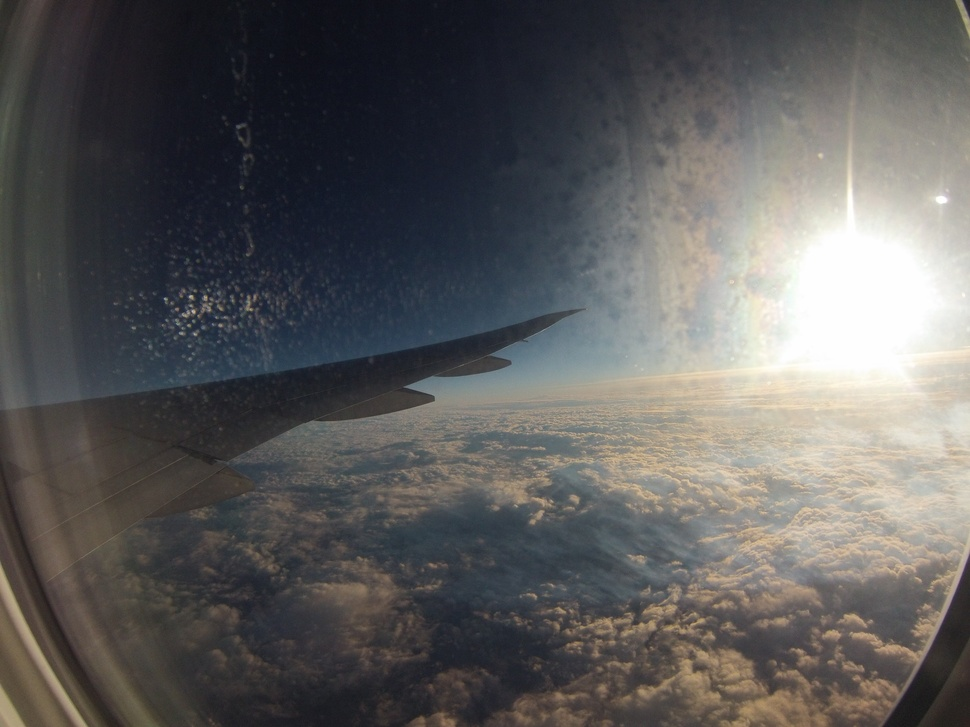
#> input picture source/G0040025.JPG, 970 x 727 px, shrunk from 2592 x 1944 before the run; its folder holds 4 pictures in this run
$ python cinemagraph.py   (Python 2 division)
#> lines starting #> are read from the running program, lines starting #| are printed output that depends on the picture
from PIL import Image
import glob, os
from pprint import pprint
from itertools import islice


sourcedir = r"C:\B_Py\Cinemagraph\source"
outdir = sourcedir + r"\output"
if not os.path.exists(outdir):
    os.mkdir( outdir )

name_image_dict = {}

is_gif = False
# if gif, extract images
gif_path = glob.glob(sourcedir+r"\*.gif")
if len(gif_path)>0:
    print "Found a gif - extracting frames, then continuing as normal..."
    is_gif = True
    #load and chop the gif
    infile = gif_path[0] #only take the first gif, if there are many
    print infile
    try:
        im = Image.open(infile)
    except IOError:
            print ( "Cannot load gif '"+str( infile ) )+"'"
    i = 0   #counter for gif frames
    my_palette = im.getpalette()
    new_path = "\\".join(infile.split("\\")[:-1])+"\\"
    name = ((new_path + infile.split("\\")[-1]).split(".")[0])+".png"
    print name
    try:
        while 1:
            im.putpalette(my_palette)
            new_im = Image.new("RGBA", im.size)
            new_im.paste(im)
            new_im.save(infile.split(".")[0] +str(i)+ '.png')   #save the new img in g/...

            i += 1
            im.seek( im.tell()+1 )

    except( EOFError ):
        pass

# load in sequence of images
if is_gif:
    filelist = glob.iglob(sourcedir+r"\*.png")
else:
    filelist = glob.iglob(sourcedir+r"\*.jpg")

#put all images in a sorted list
for infile in filelist:
    try:
        im = Image.open(infile)
#> im is the input picture: PIL image 970x727 RGB; mean R, G, B 92.8, 91.7, 91.2
        name = str(infile).split("\\")[-1]
        #name = str(infile)
        name_image_dict[name] = im
    except IOError:
        print ( "Cannot load image '"+str( infile ) )+"'"


# get info on overlap period
# eg: 10 frames / 5%
overlap_amt = 5
#> overlap_amt = 5

# take first and last x frames
# [0][1][x], [-x][-2][-1]
ordered_img_names = sorted(name_image_dict)
#> ordered_img_names = 4 items
#pprint(ordered_img_names)
first = ordered_img_names[:overlap_amt]
#> first = 4 items
last  = ordered_img_names[-overlap_amt:]
#> last = 4 items

# zip them into a sorted list of tuples
# [0][-x], [1][-2], [x][-1]
overlapping_imgs = zip(first, last)
#> overlapping_imgs = 4 items
pprint (overlapping_imgs)
#| [('source/G0040025.JPG',
#|   'source/G0040025.JPG'),
#|  ('source/G0040026.JPG',
#|   'source/G0040026.JPG'),
#|  ('source/G0040027.JPG',
#|   'source/G0040027.JPG'),
#|  ('source/G0040028.JPG',
#|   'source/G0040028.JPG')]

output = []

alpha = 1
step = 1.0/overlap_amt
#> step = 0.2


for img in ordered_img_names[overlap_amt:-overlap_amt]:
    output.append(name_image_dict[img])
#> this loop made 0 passes
#> after the loop, output = []

# while overlap > 0 or
# for pair in list:
for pair in overlapping_imgs:
    a = name_image_dict[pair[0]]
    b = name_image_dict[pair[1]]
    output.append( Image.blend(a, b, alpha) )
    alpha -= step
#> this loop made 4 passes
#> alpha on passes 1 to 4: 0.8, 0.6, 0.4, 0.2
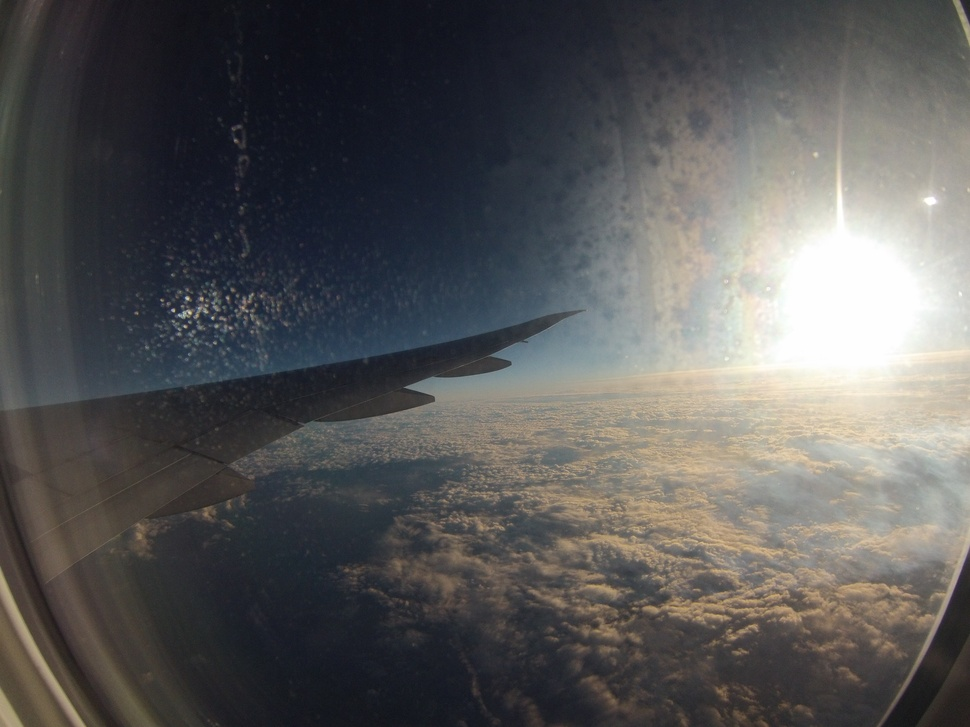
#> a: PIL image 970x727 RGB; mean R, G, B 88.6, 88, 87.7
#> after the loop, alpha = 0.2; output = 4 items

pprint (output)
#| [<PIL.Image.Image image mode=RGB size=970x727 at 0x7F8A1B302BD0>,
#|  <PIL.Image.Image image mode=RGB size=970x727 at 0x7F8A1B302D10>,
#|  <PIL.Image.Image image mode=RGB size=970x727 at 0x7F8A1B302DD0>,
#|  <PIL.Image.Image image mode=RGB size=970x727 at 0x7F8A1B332F50>]

def save(img, outdir, count):
    try:
        img.save( outdir +"\\"+ str(count) +".jpg" )
        count += 1
    except:
        print "Oops, couldn't save"
    return count

count = 0
for out in output:
    count = save (out, outdir, count)
    print count
#> this loop made 4 passes
#| 1
#| 2
#| 3
#| 4
# append output to frames remaining in middle of gif

# convert list of frames to gif, save next to input
